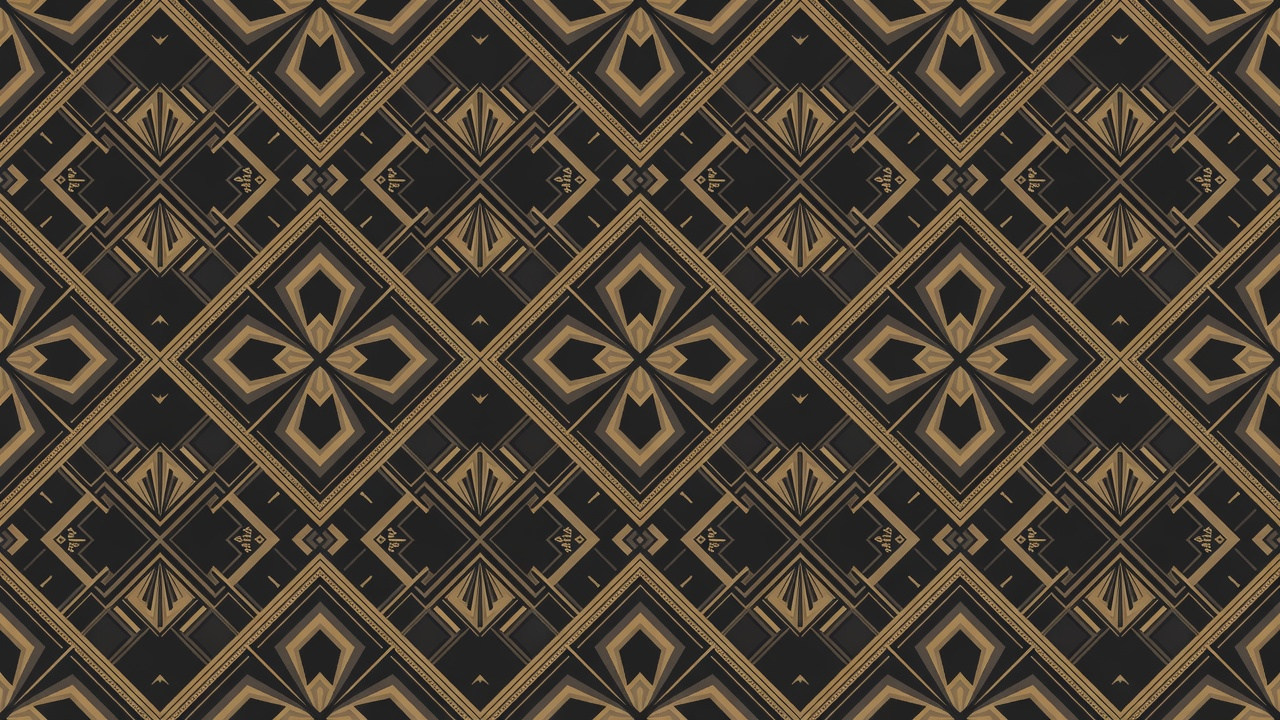
#> input picture generated-designs/bandana-artdeco-charcoal-perla.jpg, 1280 x 720 px, given in place of collare-src-onda-navy-oro.jpg, which was not available
$ python perla-build-eu-print-files.py ../generated-designs/bandana-artdeco-charcoal-perla.jpg
#> lines starting #> are read from the running program, lines starting #| are printed output that depends on the picture; pictures that were not available may be replaced by others from this repository, and a replacement may not be noted
#!/usr/bin/env python3
# -*- coding: utf-8 -*-
"""Costruisce i file di stampa per ciotole e guinzagli EU partendo dai motivi
gia' in vendita come collari.

PERCHE' ESISTE
Il catalogo EU era sbilanciato: diciannove collari e quindici bandane, ma solo
quattro ciotole e quattro guinzagli. I motivi mancanti esistono gia' come
strisce da collare a risoluzione nativa negli asset del tema
(assets/collare-src-*.jpg, 7169 x 315). Qui vengono riportati sulle altre due
aree di stampa Printful.

    ciotola_eu     6496 x  803   (fascia attorno alla ciotola)
    guinzaglio_eu 12389 x  219   (nastro del guinzaglio)

COME, E PERCHE' COSI'
Stirare una striscia 22:1 dentro una fascia 8:1 la sfoca. Invece:

  * per la CIOTOLA la striscia viene IMPILATA a scala naturale finche' non
    riempie l'altezza. Nessun ingrandimento: il motivo resta grande esattamente
    quanto sul collare, che e' anche la scala con cui e' stato disegnato.
  * per il GUINZAGLIO la striscia viene RIDOTTA a 219px di altezza. Anche qui
    nessun ingrandimento, solo una riduzione, che e' sempre sicura.
  * i tasselli restano SEMPRE DRITTI e le giunzioni vengono dissolte. Fino a
    ROUND 41 file e colonne alterne erano specchiate: i bordi combaciavano,
    ma il marchio "PERLA ITALIA" finiva capovolto sul prodotto stampato.
    Vedi la docstring di costruisci().
  * le strisce hanno i bordi alto/basso leggermente piu' scuri: impilate
    lascerebbero righe orizzontali. Vengono ritagliati e le file si
    sovrappongono con una dissolvenza.

I DUE FORMATI IN USCITA
Per ogni motivo si scrivono due file:

  <tipo>-<motivo>.jpg          risoluzione nativa, per lo sfondo dell'editor
                               (metafield custom.editor_pattern_image) e per
                               la stampa reale
  <tipo>-<motivo>-mockup.jpg   ridotto a 1600px sul lato lungo, SOLO per
                               generare il mockup

La seconda versione non e' un ripiego. Il Mockup Generator di Printful, sopra
una certa dimensione del file, restituisce il prodotto con il motivo impastato
in una macchia sfocata: verificato affiancando il mockup generato dal file
nativo 7169x315 e quello gia' online, su tre collari diversi. Il file grande
resta quello giusto per la stampa; per la fotografia serve quello piccolo.

NOMI DEI FILE, ATTENZIONE
I nomi degli asset nel tema NON descrivono il motivo che contengono
(collare-src-ulivo-crema-oro.jpg e' un damascato bordeaux). La mappa qui sotto
e' stata compilata guardando le immagini, non leggendo i nomi.

USO
    python3 scripts/perla-build-eu-print-files.py [cartella_uscita]

Richiede Pillow. Scarica gli asset dal CDN del tema se non sono gia' in cache.
"""
import json
import os
import sys
import urllib.request

from PIL import Image

sys.path.insert(0, os.path.dirname(os.path.abspath(__file__)))
motivi = __import__("perla-eu-motivi-corretti")  # noqa: E402

CDN = "https://perlaitaly.com/cdn/shop/t/49/assets/"
CACHE = "print-src-cache"

# nome commerciale -> asset del tema, scelto guardando il motivo
MOTIVI = {
    "Onda": "collare-src-onda-navy-oro.jpg",                      # onde su blu notte
    "Medaglioni": "collare-src-medaglioni-antracite-argento.jpg",  # medaglioni oro su porpora
    "Geometrico": "collare-src-geometrico-nero-rosa.jpg",          # losanghe nero e oro rosa
    "Petrolio": "collare-src-chevron-verde-petrolio-oro.jpg",      # verde petrolio pieno
    "Avorio": "collare-src-foglia-di-salvia-verde-salvia-oro.jpg",  # volute chiare su avorio
    "Smeraldo": "collare-src-toile-crema-bordeaux.jpg",            # smeraldo con wordmark
}

# misure reali delle aree di stampa Printful, le stesse di
# snippets/perla-print-areas.liquid e di PRINTFUL_MOCKUP_CONFIG
AREE = {"ciotola_eu": (6496, 803), "guinzaglio_eu": (12389, 219)}

# Le aree che sul prodotto finito fanno il GIRO: l'ultimo pixel della larghezza
# tocca il primo. La ciotola e' un cilindro; il guinzaglio e' un nastro con due
# capi che non si incontrano mai.
ANELLI = ("ciotola_eu",)

MOCKUP_LATO_LUNGO = 1600


def scarica(asset):
    os.makedirs(CACHE, exist_ok=True)
    path = os.path.join(CACHE, asset)
    if not os.path.exists(path):
        urllib.request.urlretrieve(CDN + asset, path)
    return path


def _periodo_orizzontale(src, soglia=1.5):
    """Ogni quanti pixel il motivo si ripete, o None se non si ripete.

    Questi motivi sono disegnati come carte da parati: la striscia contiene lo
    stesso elemento piu' volte. Trovare quel passo permette di affiancare i
    tasselli su un confine dove il disegno combacia gia' da solo -- niente
    giunzione da nascondere, quindi niente dissolvenza che sfumerebbe un
    marchio finito li' sopra.

    Misurato sulle sei sorgenti reali: lo scarto sul periodo giusto sta fra
    0,22 e 0,60 su una scala 0-255, cioe' ripetizione praticamente esatta.
    La soglia e' larga apposta, e sopra di essa si ripiega sulla dissolvenza.
    """
    g = src.convert("L")
    w, h = g.size
    px = g.load()
    campioni_y = range(0, h, max(1, h // 40))
    profilo = [sum(px[x, y] for y in campioni_y) / len(campioni_y) for x in range(w)]

    migliore = None
    for p in range(w // 12, w // 2):
        indici = range(0, w - p, 7)
        scarto = sum(abs(profilo[i] - profilo[i + p]) for i in indici) / len(indici)
        if migliore is None or scarto < migliore[0]:
            migliore = (scarto, p)

    if migliore is None or migliore[0] > soglia:
        return None
    return migliore[1]


def _fascia_orizzontale(src, larghezza, dissolvenza):
    """Ripete la striscia verso destra fino a coprire larghezza.

    Mai specchiata: vedi la docstring di costruisci().
    """
    sw, sh = src.size
    if sw >= larghezza:
        # La striscia e' gia' piu' larga dell'area (collare 7169 contro ciotola
        # 6496): basta tagliarla. ATTENZIONE, il commento che stava qui diceva
        # "nessuna ripetizione orizzontale, quindi nessuna giunzione" ed era
        # sbagliato per la ciotola: li' la giunzione c'e' lo stesso, perche' i
        # 6496 px fanno il GIRO del cilindro e l'ultima colonna tocca la prima.
        # La chiude costruisci(chiude_il_giro=True), sulla fascia finita.
        return src.crop((0, 0, larghezza, sh))

    periodo = _periodo_orizzontale(src)
    passo = (sw // periodo) * periodo if periodo else sw

    # GIUNZIONE NETTA, MAI DISSOLTA. Con un periodo riconosciuto il disegno
    # riparte esattamente dove si era interrotto e la giunzione non si vede.
    # Senza, resta una riga verticale visibile -- ed e' voluto: dissolvere
    # significherebbe sfumare quello che ci cade sopra, e su questi motivi
    # cade il marchio. Provato: con una dissolvenza di 20px un logo a cavallo
    # della giunzione perde meta' delle sue forme. Una riga netta si nota;
    # un marchio mangiato e' un reso.
    fascia = Image.new("RGB", (larghezza + sw, sh))
    x = 0
    while x < larghezza:
        fascia.paste(src, (x, 0))
        x += passo
    return fascia.crop((0, 0, larghezza, sh))


def costruisci(path, larghezza, altezza, trim=14, feather=90,
               chiude_il_giro=False):
    """Riempie l'area di stampa ripetendo la striscia, senza ingrandirla.

    SEMPRE DRITTA, MAI SPECCHIATA. Fino a ROUND 41 le file e le colonne
    alterne venivano ribaltate (FLIP_TOP_BOTTOM / FLIP_LEFT_RIGHT) perche' i
    bordi combaciassero. Su una texture astratta e' il metodo giusto; su
    QUESTI motivi no, perche' contengono la scritta "PERLA ITALIA" e il
    monogramma PI, e il ribaltamento li stampa capovolti e riflessi.

    Non e' un rischio teorico: era il difetto arrivato a casa. Verificato sui
    12 file che questa funzione aveva prodotto -- su ciotola_eu-smeraldo le
    righe 2 e 4 avevano il marchio sottosopra, su guinzaglio_eu-smeraldo la
    meta' destra era riflessa. Stessa cosa sul monogramma di "Geometrico".
    La stessa nota sta in perla-file-stampa-motivi.py, righe 32-40.

    Al posto dello specchiamento le giunzioni vengono dissolte, in orizzontale
    e in verticale. Resta una fascia di sovrapposizione appena percettibile
    dove due tasselli si incontrano: molto meno grave di un marchio capovolto,
    ed e' il compromesso scelto consapevolmente.

    CHIUDE_IL_GIRO serve per le aree ad ANELLO, cioe' la ciotola: li' i pixel
    della larghezza fanno il giro del cilindro e l'ultima colonna va a toccare
    la prima. Senza, il disegno si spezza in un punto -- il difetto segnalato
    sulla ciotola "Barocco". Chi lo chiude e' avvolgi() in
    perla-eu-motivi-corretti.py, dove sta anche la misura.
    """
    intera = Image.open(path).convert("RGB")
    src = intera.crop((0, trim, intera.width, intera.height - trim))
    if src.height > altezza:
        # solo riduzione, mai il contrario
        src = src.resize((round(src.width * altezza / src.height), altezza), Image.LANCZOS)

    sw, sh = src.size
    feather = min(feather, max(1, sh // 3))
    passo = max(1, sh - feather)
    sfumatura = Image.linear_gradient("L").resize((larghezza, feather))
    fascia = _fascia_orizzontale(src, larghezza, feather)
    tela = Image.new("RGB", (larghezza, altezza + sh))

    y = riga = 0
    while y < altezza:
        if riga == 0:
            tela.paste(fascia, (0, y))
        else:
            tela.paste(fascia.crop((0, feather, larghezza, sh)), (0, y + feather))
            tela.paste(fascia.crop((0, 0, larghezza, feather)), (0, y), sfumatura)
        y += passo
        riga += 1

    fascia_finita = tela.crop((0, 0, larghezza, altezza))
    if chiude_il_giro:
        note = []
        fascia_finita = motivi.avvolgi(fascia_finita, note)
        for n in note:
            print("    " + n)
    return fascia_finita


def main():
    uscita = sys.argv[1] if len(sys.argv) > 1 else "generated-designs/eu-print-files"
    os.makedirs(uscita, exist_ok=True)
    indice = {}

    for nome, asset in MOTIVI.items():
        src = scarica(asset)
        for tipo, (larghezza, altezza) in AREE.items():
            grande = costruisci(src, larghezza, altezza,
                                chiude_il_giro=tipo in ANELLI)
#> in costruisci, intera is the input picture: PIL image 1280x720 RGB; mean R, G, B 73.5, 63.5, 50.9
#> in costruisci, `src = intera.crop((0, trim, intera.width, intera.height - trim))`:
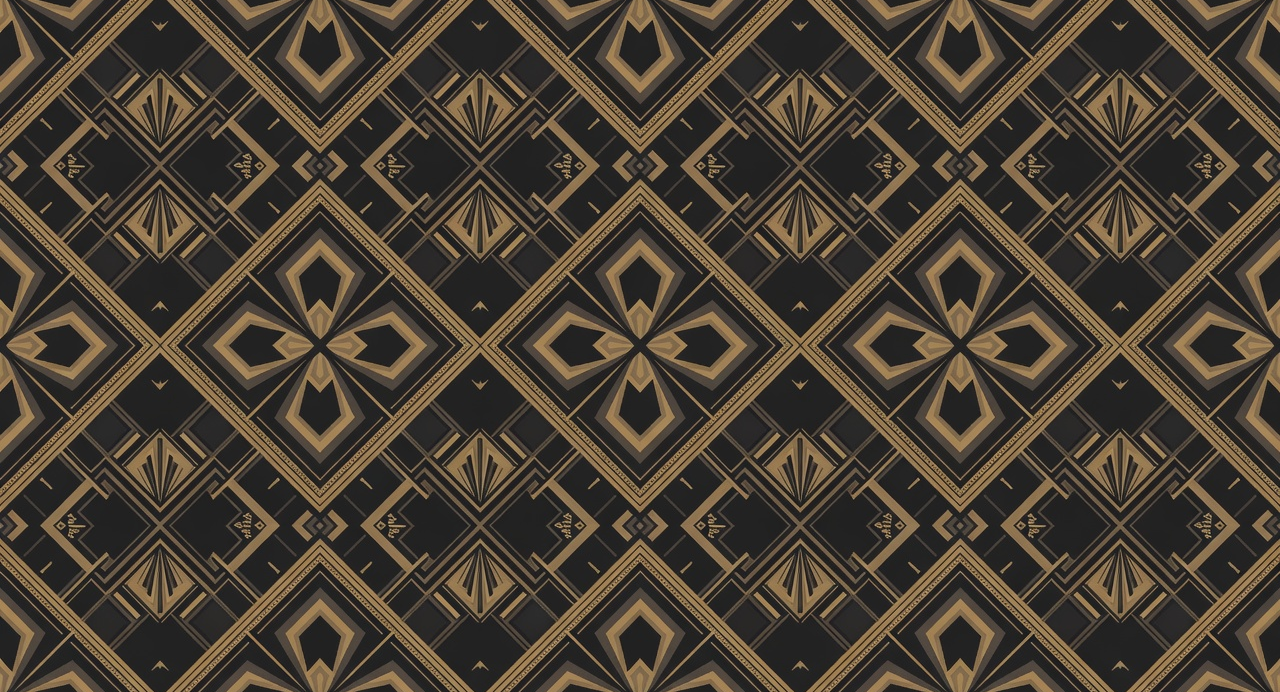
#> src: PIL image 1280x692 RGB; mean R, G, B 73, 63.1, 50.8
#> in costruisci, `sfumatura = Image.linear_gradient("L").resize((larghezza, feather))`:
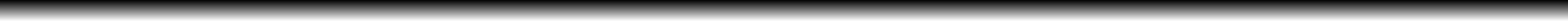
#> sfumatura: PIL image 6496x90 L (shown at 1/5 size); min 1, max 254, mean 127.5
#> in _periodo_orizzontale, `g = src.convert("L")`:
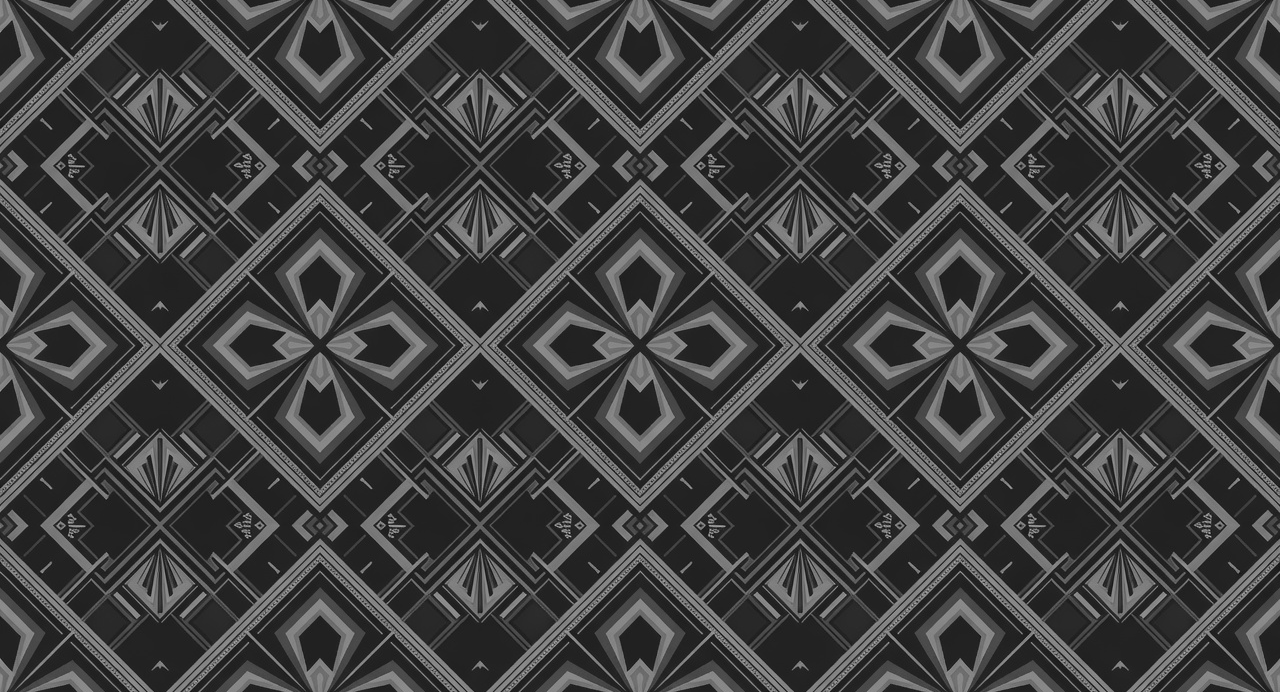
#> g: PIL image 1280x692 L; min 5, max 184, mean 64.7
#> in _periodo_orizzontale, `profilo = [sum(px[x, y] for y in campioni_y) / len(campioni_y) for x i..`: profilo = 1280 values, max 85.73 at index 640, min 50.68 at index 1236, mean 64.77
#> the loop in _periodo_orizzontale, `for p in range(w // 12, w // 2):` made 534 passes
#> (scarto, migliore) on passes 1, 43, 44, 45, 47, 48, 50, 52: (8, (8, 106)), (7.97, (7.97, 148)), (7.88, (7.88, 149)), (7.6, (7.6, 150)), (7.29, (7.29, 152)), (6.97, (6.97, 153)), (6.7, (6.7, 155)), (6.56, (6.56, 157))
#> in _fascia_orizzontale, `periodo = _periodo_orizzontale(src)`: periodo = 320
#> in _fascia_orizzontale, `passo = (sw // periodo) * periodo if periodo else sw`: passo = 1280
#> the loop in _fascia_orizzontale, `while x < larghezza:` made 6 passes
#> x on passes 1 to 6: 1280, 2560, 3840, 5120, 6400, 7680
#> after the loop in _fascia_orizzontale, `while x < larghezza:`:
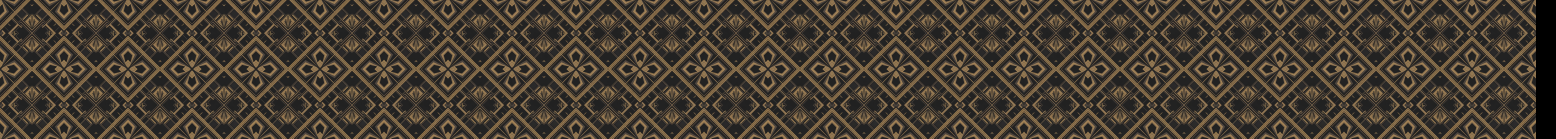
#> fascia: PIL image 7776x692 RGB (shown at 1/5 size); mean R, G, B 72.1, 62.3, 50.1
#> after the loop in _fascia_orizzontale, `while x < larghezza:`: x = 7680
#> in _fascia_orizzontale, `return fascia.crop((0, 0, larghezza, sh))`:
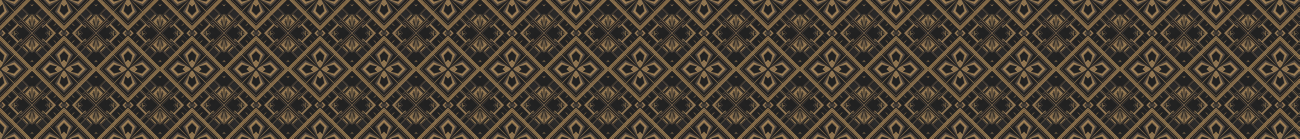
#> returned value: PIL image 6496x692 RGB (shown at 1/5 size); mean R, G, B 73.1, 63.1, 50.8
#> after the loop in costruisci, `while y < altezza:`:
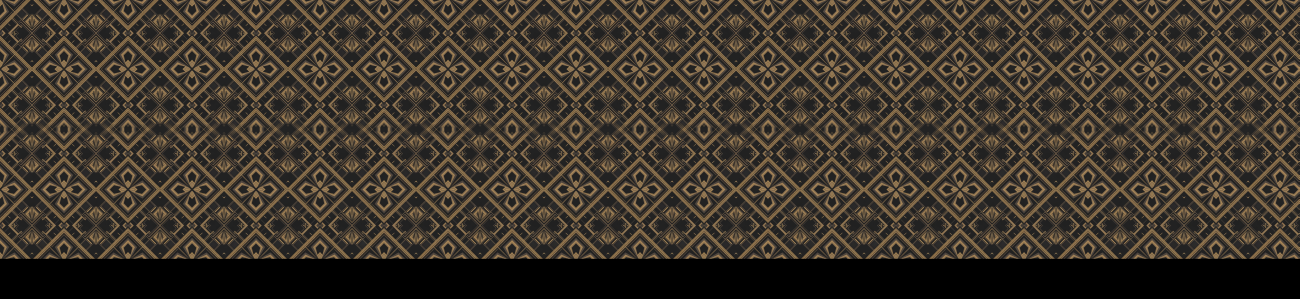
#> tela: PIL image 6496x1495 RGB (shown at 1/5 size); mean R, G, B 63.1, 54.5, 43.9
#> after the loop in costruisci, `while y < altezza:`: riga = 2; y = 1204
#> in costruisci, `fascia_finita = tela.crop((0, 0, larghezza, altezza))`:
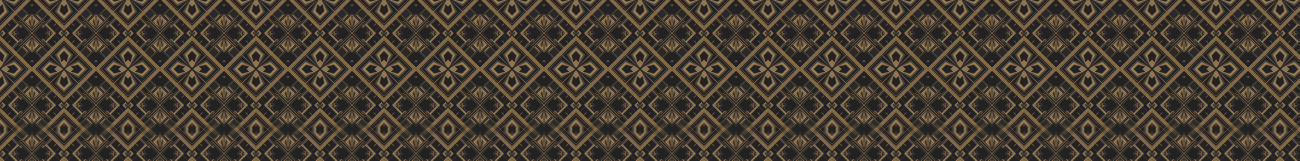
#> fascia_finita: PIL image 6496x803 RGB (shown at 1/5 size); mean R, G, B 72.2, 62.4, 50.4
            base = os.path.join(uscita, "%s-%s" % (tipo, nome.lower()))
            grande.save(base + ".jpg", quality=95, subsampling=0)

            h = max(1, round(altezza * MOCKUP_LATO_LUNGO / larghezza))
            grande.resize((MOCKUP_LATO_LUNGO, h), Image.LANCZOS).save(
                base + "-mockup.jpg", quality=95, subsampling=0)

            indice["%s/%s" % (tipo, nome)] = {
                "full": base + ".jpg", "mockup": base + "-mockup.jpg"}
            print("%-14s %-11s %5d x %4d" % (tipo, nome, larghezza, altezza))

    with open(os.path.join(uscita, "files.json"), "w") as fh:
        json.dump(indice, fh, indent=1)
    print("\n%d file di stampa in %s" % (len(indice), uscita))


if __name__ == "__main__":
    main()
#> (the call stopped at in costruisci, `fascia_finita = motivi.avvolgi(fascia_finita, note)`: perlaeumotivicorretti is not available in this run)
